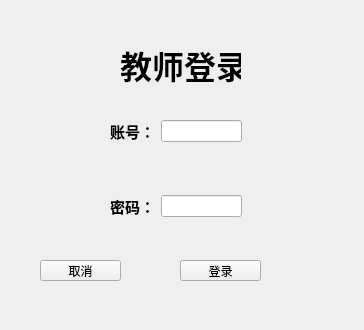
<?xml version="1.0" encoding="UTF-8"?>
<ui version="4.0">
 <class>TeaLoad</class>
 <widget class="QWidget" name="TeaLoad">
  <property name="geometry">
   <rect>
    <x>0</x>
    <y>0</y>
    <width>364</width>
    <height>330</height>
   </rect>
  </property>
  <property name="windowTitle">
   <string>Form</string>
  </property>
  <widget class="QLabel" name="label">
   <property name="geometry">
    <rect>
     <x>120</x>
     <y>40</y>
     <width>121</width>
     <height>51</height>
    </rect>
   </property>
   <property name="text">
    <string>&lt;html&gt;&lt;head/&gt;&lt;body&gt;&lt;p align=&quot;center&quot;&gt;&lt;span style=&quot; font-size:24pt; font-weight:700;&quot;&gt;教师登录&lt;/span&gt;&lt;/p&gt;&lt;/body&gt;&lt;/html&gt;</string>
   </property>
  </widget>
  <widget class="QPushButton" name="Cancel">
   <property name="geometry">
    <rect>
     <x>40</x>
     <y>260</y>
     <width>81</width>
     <height>21</height>
    </rect>
   </property>
   <property name="text">
    <string>取消</string>
   </property>
  </widget>
  <widget class="QPushButton" name="Load">
   <property name="geometry">
    <rect>
     <x>180</x>
     <y>260</y>
     <width>81</width>
     <height>21</height>
    </rect>
   </property>
   <property name="text">
    <string>登录</string>
   </property>
  </widget>
  <widget class="QWidget" name="layoutWidget">
   <property name="geometry">
    <rect>
     <x>110</x>
     <y>120</y>
     <width>132</width>
     <height>98</height>
    </rect>
   </property>
   <layout class="QVBoxLayout" name="verticalLayout">
    <item>
     <layout class="QHBoxLayout" name="horizontalLayout">
      <item>
       <widget class="QLabel" name="label_2">
        <property name="text">
         <string>&lt;html&gt;&lt;head/&gt;&lt;body&gt;&lt;p&gt;&lt;span style=&quot; font-size:11pt; font-weight:700;&quot;&gt;账号：&lt;/span&gt;&lt;/p&gt;&lt;/body&gt;&lt;/html&gt;</string>
        </property>
       </widget>
      </item>
      <item>
       <widget class="QLineEdit" name="IDedit"/>
      </item>
     </layout>
    </item>
    <item>
     <spacer name="verticalSpacer">
      <property name="orientation">
       <enum>Qt::Orientation::Vertical</enum>
      </property>
      <property name="sizeHint" stdset="0">
       <size>
        <width>20</width>
        <height>40</height>
       </size>
      </property>
     </spacer>
    </item>
    <item>
     <layout class="QHBoxLayout" name="horizontalLayout_2">
      <item>
       <widget class="QLabel" name="label_3">
        <property name="text">
         <string>&lt;html&gt;&lt;head/&gt;&lt;body&gt;&lt;p&gt;&lt;span style=&quot; font-size:11pt; font-weight:700;&quot;&gt;密码：&lt;/span&gt;&lt;/p&gt;&lt;/body&gt;&lt;/html&gt;</string>
        </property>
       </widget>
      </item>
      <item>
       <widget class="QLineEdit" name="Passwardedit"/>
      </item>
     </layout>
    </item>
   </layout>
  </widget>
 </widget>
 <resources/>
 <connections/>
</ui>
